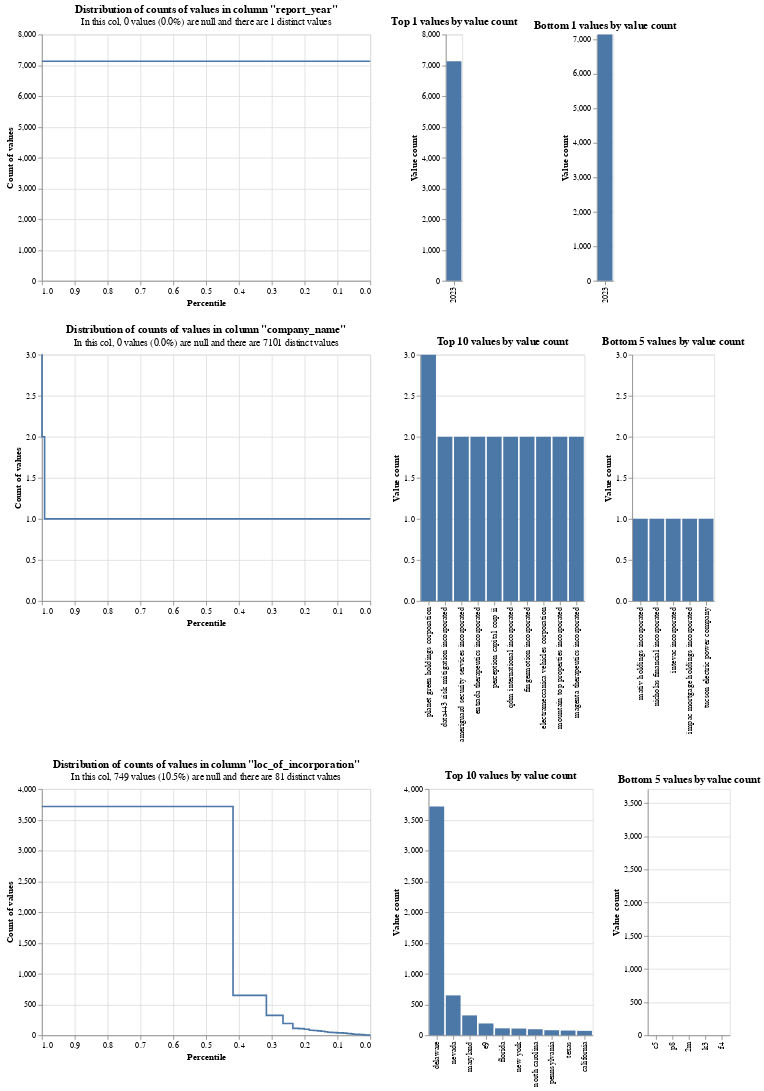

This figure's notebook cell:
### Code cell
profile_columns(sec_match_df[match_cols], db_api=DuckDBAPI(), top_n=10, bottom_n=5)

### Figure 1 — Vega-Lite specification as saved in the notebook (floating-point values rounded to 4 significant figures)
{"config": {"view": {"continuousWidth": 400, "continuousHeight": 300}}, "vconcat": [{"hconcat": [{"mark": {"type": "line", "interpolate": "step-before"}, "data": {"values": [{"percentile_ex_nulls": 0.0, "percentile_inc_nulls": 0.0, "value_count": 7131, "group_name": "_report_year_", "total_non_null_rows": 7131, "total_rows_inc_nulls": 7131, "sum_tokens_in_value_count_group": 7131.0, "distinct_value_count": 1}, {"percentile_ex_nulls": 1.0, "percentile_inc_nulls": 1.0, "value_count": 7131, "group_name": "_report_year_", "total_non_null_rows": 7131, "total_rows_inc_nulls": 7131, "sum_tokens_in_value_count_group": 7131.0, "distinct_value_count": 1}]}, "encoding": {"tooltip": [{"field": "value_count", "type": "quantitative"}, {"field": "percentile_ex_nulls", "type": "quantitative"}, {"field": "percentile_inc_nulls", "type": "quantitative"}, {"field": "total_non_null_rows", "type": "quantitative"}, {"field": "total_rows_inc_nulls", "type": "quantitative"}], "x": {"field": "percentile_ex_nulls", "sort": "descending", "title": "Percentile", "type": "quantitative"}, "y": {"field": "value_count", "title": "Count of values", "type": "quantitative"}}, "title": {"text": "Distribution of counts of values in column \"report_year\"", "subtitle": "In this col, 0 values (0.0%) are null and there are 1 distinct values"}}, {"mark": "bar", "data": {"values": [{"value_count": 7131, "group_name": "_report_year_", "value": "2023", "total_non_null_rows": 7131, "total_rows_inc_nulls": 7131, "distinct_value_count": 1}]}, "encoding": {"tooltip": [{"field": "value", "type": "nominal"}, {"field": "value_count", "type": "quantitative"}, {"field": "total_non_null_rows", "type": "quantitative"}, {"field": "total_rows_inc_nulls", "type": "quantitative"}], "x": {"field": "value", "sort": "-y", "title": null, "type": "nominal"}, "y": {"field": "value_count", "title": "Value count", "type": "quantitative"}}, "title": "Top 1 values by value count"}, {"mark": "bar", "data": {"values": [{"value_count": 7131, "group_name": "_report_year_", "value": "2023", "total_non_null_rows": 7131, "total_rows_inc_nulls": 7131, "distinct_value_count": 1}]}, "encoding": {"tooltip": [{"field": "value", "type": "nominal"}, {"field": "value_count", "type": "quantitative"}, {"field": "total_non_null_rows", "type": "quantitative"}, {"field": "total_rows_inc_nulls", "type": "quantitative"}], "x": {"field": "value", "sort": "-y", "title": null, "type": "nominal"}, "y": {"field": "value_count", "scale": {"domain": [0, 7131]}, "title": "Value count", "type": "quantitative"}}, "title": "Bottom 1 values by value count"}]}, {"hconcat": [{"mark": {"type": "line", "interpolate": "step-before"}, "data": {"values": [{"percentile_ex_nulls": 0.9996, "percentile_inc_nulls": 0.9996, "value_count": 3, "group_name": "_company_name_", "total_non_null_rows": 7131, "total_rows_inc_nulls": 7131, "sum_tokens_in_value_count_group": 3.0, "distinct_value_count": 7101}, {"percentile_ex_nulls": 0.9917, "percentile_inc_nulls": 0.9917, "value_count": 2, "group_name": "_company_name_", "total_non_null_rows": 7131, "total_rows_inc_nulls": 7131, "sum_tokens_in_value_count_group": 56.0, "distinct_value_count": 7101}, {"percentile_ex_nulls": 0.0, "percentile_inc_nulls": 0.0, "value_count": 1, "group_name": "_company_name_", "total_non_null_rows": 7131, "total_rows_inc_nulls": 7131, "sum_tokens_in_value_count_group": 7072.0, "distinct_value_count": 7101}, {"percentile_ex_nulls": 1.0, "percentile_inc_nulls": 1.0, "value_count": 3, "group_name": "_company_name_", "total_non_null_rows": 7131, "total_rows_inc_nulls": 7131, "sum_tokens_in_value_count_group": 3.0, "distinct_value_count": 7101}]}, "encoding": {"tooltip": [{"field": "value_count", "type": "quantitative"}, {"field": "percentile_ex_nulls", "type": "quantitative"}, {"field": "percentile_inc_nulls", "type": "quantitative"}, {"field": "total_non_null_rows", "type": "quantitative"}, {"field": "total_rows_inc_nulls", "type": "quantitative"}], "x": {"field": "percentile_ex_nulls", "sort": "descending", "title": "Percentile", "type": "quantitative"}, "y": {"field": "value_count", "title": "Count of values", "type": "quantitative"}}, "title": {"text": "Distribution of counts of values in column \"company_name\"", "subtitle": "In this col, 0 values (0.0%) are null and there are 7101 distinct values"}}, {"mark": "bar", "data": {"values": [{"value_count": 3, "group_name": "_company_name_", "value": "planet green holdings corporation", "total_non_null_rows": 7131, "total_rows_inc_nulls": 7131, "distinct_value_count": 7101}, {"value_count": 2, "group_name": "_company_name_", "value": "data443 risk mitigation incorporated", "total_non_null_rows": 7131, "total_rows_inc_nulls": 7131, "distinct_value_count": 7101}, {"value_count": 2, "group_name": "_company_name_", "value": "ameriguard security services incorporated", "total_non_null_rows": 7131, "total_rows_inc_nulls": 7131, "distinct_value_count": 7101}, {"value_count": 2, "group_name": "_company_name_", "value": "entrada therapeutics incorporated", "total_non_null_rows": 7131, "total_rows_inc_nulls": 7131, "distinct_value_count": 7101}, {"value_count": 2, "group_name": "_company_name_", "value": "perception capital corp ii", "total_non_null_rows": 7131, "total_rows_inc_nulls": 7131, "distinct_value_count": 7101}, {"value_count": 2, "group_name": "_company_name_", "value": "qdm international incorporated", "total_non_null_rows": 7131, "total_rows_inc_nulls": 7131, "distinct_value_count": 7101}, {"value_count": 2, "group_name": "_company_name_", "value": "fingermotion incorporated", "total_non_null_rows": 7131, "total_rows_inc_nulls": 7131, "distinct_value_count": 7101}, {"value_count": 2, "group_name": "_company_name_", "value": "electrameccanica vehicles corporation", "total_non_null_rows": 7131, "total_rows_inc_nulls": 7131, "distinct_value_count": 7101}, {"value_count": 2, "group_name": "_company_name_", "value": "mountain top properties incorporated", "total_non_null_rows": 7131, "total_rows_inc_nulls": 7131, "distinct_value_count": 7101}, {"value_count": 2, "group_name": "_company_name_", "value": "magenta therapeutics incorporated", "total_non_null_rows": 7131, "total_rows_inc_nulls": 7131, "distinct_value_count": 7101}]}, "encoding": {"tooltip": [{"field": "value", "type": "nominal"}, {"field": "value_count", "type": "quantitative"}, {"field": "total_non_null_rows", "type": "quantitative"}, {"field": "total_rows_inc_nulls", "type": "quantitative"}], "x": {"field": "value", "sort": "-y", "title": null, "type": "nominal"}, "y": {"field": "value_count", "title": "Value count", "type": "quantitative"}}, "title": "Top 10 values by value count"}, {"mark": "bar", "data": {"values": [{"value_count": 1, "group_name": "_company_name_", "value": "mativ holdings incorporated", "total_non_null_rows": 7131, "total_rows_inc_nulls": 7131, "distinct_value_count": 7101}, {"value_count": 1, "group_name": "_company_name_", "value": "nicholas financial incorporated", "total_non_null_rows": 7131, "total_rows_inc_nulls": 7131, "distinct_value_count": 7101}, {"value_count": 1, "group_name": "_company_name_", "value": "intevac incorporated", "total_non_null_rows": 7131, "total_rows_inc_nulls": 7131, "distinct_value_count": 7101}, {"value_count": 1, "group_name": "_company_name_", "value": "impac mortgage holdings incorporated", "total_non_null_rows": 7131, "total_rows_inc_nulls": 7131, "distinct_value_count": 7101}, {"value_count": 1, "group_name": "_company_name_", "value": "tucson electric power company", "total_non_null_rows": 7131, "total_rows_inc_nulls": 7131, "distinct_value_count": 7101}]}, "encoding": {"tooltip": [{"field": "value", "type": "nominal"}, {"field": "value_count", "type": "quantitative"}, {"field": "total_non_null_rows", "type": "quantitative"}, {"field": "total_rows_inc_nulls", "type": "quantitative"}], "x": {"field": "value", "sort": "-y", "title": null, "type": "nominal"}, "y": {"field": "value_count", "scale": {"domain": [0, 3]}, "title": "Value count", "type": "quantitative"}}, "title": "Bottom 5 values by value count"}]}, {"hconcat": [{"mark": {"type": "line", "interpolate": "step-before"}, "data": {"values": [{"percentile_ex_nulls": 0.4179, "percentile_inc_nulls": 0.479, "value_count": 3715, "group_name": "_loc_of_incorporation_", "total_non_null_rows": 6382, "total_rows_inc_nulls": 7131, "sum_tokens_in_value_count_group": 3715.0, "distinct_value_count": 81}, {"percentile_ex_nulls": 0.3164, "percentile_inc_nulls": 0.3882, "value_count": 648, "group_name": "_loc_of_incorporation_", "total_non_null_rows": 6382, "total_rows_inc_nulls": 7131, "sum_tokens_in_value_count_group": 648.0, "distinct_value_count": 81}, {"percentile_ex_nulls": 0.2657, "percentile_inc_nulls": 0.3429, "value_count": 323, "group_name": "_loc_of_incorporation_", "total_non_null_rows": 6382, "total_rows_inc_nulls": 7131, "sum_tokens_in_value_count_group": 323.0, "distinct_value_count": 81}, {"percentile_ex_nulls": 0.2357, "percentile_inc_nulls": 0.3159, "value_count": 192, "group_name": "_loc_of_incorporation_", "total_non_null_rows": 6382, "total_rows_inc_nulls": 7131, "sum_tokens_in_value_count_group": 192.0, "distinct_value_count": 81}, {"percentile_ex_nulls": 0.218, "percentile_inc_nulls": 0.3001, "value_count": 113, "group_name": "_loc_of_incorporation_", "total_non_null_rows": 6382, "total_rows_inc_nulls": 7131, "sum_tokens_in_value_count_group": 113.0, "distinct_value_count": 81}, {"percentile_ex_nulls": 0.2009, "percentile_inc_nulls": 0.2848, "value_count": 109, "group_name": "_loc_of_incorporation_", "total_non_null_rows": 6382, "total_rows_inc_nulls": 7131, "sum_tokens_in_value_count_group": 109.0, "distinct_value_count": 81}, {"percentile_ex_nulls": 0.1855, "percentile_inc_nulls": 0.2711, "value_count": 98, "group_name": "_loc_of_incorporation_", "total_non_null_rows": 6382, "total_rows_inc_nulls": 7131, "sum_tokens_in_value_count_group": 98.0, "distinct_value_count": 81}, {"percentile_ex_nulls": 0.1727, "percentile_inc_nulls": 0.2596, "value_count": 82, "group_name": "_loc_of_incorporation_", "total_non_null_rows": 6382, "total_rows_inc_nulls": 7131, "sum_tokens_in_value_count_group": 82.0, "distinct_value_count": 81}, {"percentile_ex_nulls": 0.1606, "percentile_inc_nulls": 0.2488, "value_count": 77, "group_name": "_loc_of_incorporation_", "total_non_null_rows": 6382, "total_rows_inc_nulls": 7131, "sum_tokens_in_value_count_group": 77.0, "distinct_value_count": 81}, {"percentile_ex_nulls": 0.1493, "percentile_inc_nulls": 0.2387, "value_count": 72, "group_name": "_loc_of_incorporation_", "total_non_null_rows": 6382, "total_rows_inc_nulls": 7131, "sum_tokens_in_value_count_group": 72.0, "distinct_value_count": 81}, {"percentile_ex_nulls": 0.139, "percentile_inc_nulls": 0.2294, "value_count": 66, "group_name": "_loc_of_incorporation_", "total_non_null_rows": 6382, "total_rows_inc_nulls": 7131, "sum_tokens_in_value_count_group": 66.0, "distinct_value_count": 81}, {"percentile_ex_nulls": 0.1299, "percentile_inc_nulls": 0.2213, "value_count": 58, "group_name": "_loc_of_incorporation_", "total_non_null_rows": 6382, "total_rows_inc_nulls": 7131, "sum_tokens_in_value_count_group": 58.0, "distinct_value_count": 81}, {"percentile_ex_nulls": 0.1222, "percentile_inc_nulls": 0.2144, "value_count": 49, "group_name": "_loc_of_incorporation_", "total_non_null_rows": 6382, "total_rows_inc_nulls": 7131, "sum_tokens_in_value_count_group": 49.0, "distinct_value_count": 81}, {"percentile_ex_nulls": 0.1147, "percentile_inc_nulls": 0.2077, "value_count": 48, "group_name": "_loc_of_incorporation_", "total_non_null_rows": 6382, "total_rows_inc_nulls": 7131, "sum_tokens_in_value_count_group": 48.0, "distinct_value_count": 81}, {"percentile_ex_nulls": 0.1076, "percentile_inc_nulls": 0.2014, "value_count": 45, "group_name": "_loc_of_incorporation_", "total_non_null_rows": 6382, "total_rows_inc_nulls": 7131, "sum_tokens_in_value_count_group": 45.0, "distinct_value_count": 81}, {"percentile_ex_nulls": 0.1011, "percentile_inc_nulls": 0.1955, "value_count": 42, "group_name": "_loc_of_incorporation_", "total_non_null_rows": 6382, "total_rows_inc_nulls": 7131, "sum_tokens_in_value_count_group": 42.0, "distinct_value_count": 81}, {"percentile_ex_nulls": 0.08853, "percentile_inc_nulls": 0.1843, "value_count": 40, "group_name": "_loc_of_incorporation_", "total_non_null_rows": 6382, "total_rows_inc_nulls": 7131, "sum_tokens_in_value_count_group": 80.0, "distinct_value_count": 81}, {"percentile_ex_nulls": 0.08242, "percentile_inc_nulls": 0.1788, "value_count": 39, "group_name": "_loc_of_incorporation_", "total_non_null_rows": 6382, "total_rows_inc_nulls": 7131, "sum_tokens_in_value_count_group": 39.0, "distinct_value_count": 81}, {"percentile_ex_nulls": 0.07678, "percentile_inc_nulls": 0.1737, "value_count": 36, "group_name": "_loc_of_incorporation_", "total_non_null_rows": 6382, "total_rows_inc_nulls": 7131, "sum_tokens_in_value_count_group": 36.0, "distinct_value_count": 81}, {"percentile_ex_nulls": 0.07129, "percentile_inc_nulls": 0.1688, "value_count": 35, "group_name": "_loc_of_incorporation_", "total_non_null_rows": 6382, "total_rows_inc_nulls": 7131, "sum_tokens_in_value_count_group": 35.0, "distinct_value_count": 81}, {"percentile_ex_nulls": 0.06675, "percentile_inc_nulls": 0.1648, "value_count": 29, "group_name": "_loc_of_incorporation_", "total_non_null_rows": 6382, "total_rows_inc_nulls": 7131, "sum_tokens_in_value_count_group": 29.0, "distinct_value_count": 81}, {"percentile_ex_nulls": 0.05829, "percentile_inc_nulls": 0.1572, "value_count": 27, "group_name": "_loc_of_incorporation_", "total_non_null_rows": 6382, "total_rows_inc_nulls": 7131, "sum_tokens_in_value_count_group": 54.0, "distinct_value_count": 81}, {"percentile_ex_nulls": 0.05469, "percentile_inc_nulls": 0.154, "value_count": 23, "group_name": "_loc_of_incorporation_", "total_non_null_rows": 6382, "total_rows_inc_nulls": 7131, "sum_tokens_in_value_count_group": 23.0, "distinct_value_count": 81}, {"percentile_ex_nulls": 0.05155, "percentile_inc_nulls": 0.1512, "value_count": 20, "group_name": "_loc_of_incorporation_", "total_non_null_rows": 6382, "total_rows_inc_nulls": 7131, "sum_tokens_in_value_count_group": 20.0, "distinct_value_count": 81}, {"percentile_ex_nulls": 0.04857, "percentile_inc_nulls": 0.1485, "value_count": 19, "group_name": "_loc_of_incorporation_", "total_non_null_rows": 6382, "total_rows_inc_nulls": 7131, "sum_tokens_in_value_count_group": 19.0, "distinct_value_count": 81}, {"percentile_ex_nulls": 0.04325, "percentile_inc_nulls": 0.1437, "value_count": 17, "group_name": "_loc_of_incorporation_", "total_non_null_rows": 6382, "total_rows_inc_nulls": 7131, "sum_tokens_in_value_count_group": 34.0, "distinct_value_count": 81}, {"percentile_ex_nulls": 0.0362, "percentile_inc_nulls": 0.1374, "value_count": 15, "group_name": "_loc_of_incorporation_", "total_non_null_rows": 6382, "total_rows_inc_nulls": 7131, "sum_tokens_in_value_count_group": 45.0, "distinct_value_count": 81}, {"percentile_ex_nulls": 0.03181, "percentile_inc_nulls": 0.1335, "value_count": 14, "group_name": "_loc_of_incorporation_", "total_non_null_rows": 6382, "total_rows_inc_nulls": 7131, "sum_tokens_in_value_count_group": 28.0, "distinct_value_count": 81}, {"percentile_ex_nulls": 0.02773, "percentile_inc_nulls": 0.1299, "value_count": 13, "group_name": "_loc_of_incorporation_", "total_non_null_rows": 6382, "total_rows_inc_nulls": 7131, "sum_tokens_in_value_count_group": 26.0, "distinct_value_count": 81}, {"percentile_ex_nulls": 0.02429, "percentile_inc_nulls": 0.1268, "value_count": 11, "group_name": "_loc_of_incorporation_", "total_non_null_rows": 6382, "total_rows_inc_nulls": 7131, "sum_tokens_in_value_count_group": 22.0, "distinct_value_count": 81}, {"percentile_ex_nulls": 0.02115, "percentile_inc_nulls": 0.124, "value_count": 10, "group_name": "_loc_of_incorporation_", "total_non_null_rows": 6382, "total_rows_inc_nulls": 7131, "sum_tokens_in_value_count_group": 20.0, "distinct_value_count": 81}, {"percentile_ex_nulls": 0.01974, "percentile_inc_nulls": 0.1227, "value_count": 9, "group_name": "_loc_of_incorporation_", "total_non_null_rows": 6382, "total_rows_inc_nulls": 7131, "sum_tokens_in_value_count_group": 9.0, "distinct_value_count": 81}, {"percentile_ex_nulls": 0.01849, "percentile_inc_nulls": 0.1216, "value_count": 8, "group_name": "_loc_of_incorporation_", "total_non_null_rows": 6382, "total_rows_inc_nulls": 7131, "sum_tokens_in_value_count_group": 8.0, "distinct_value_count": 81}, {"percentile_ex_nulls": 0.0163, "percentile_inc_nulls": 0.1196, "value_count": 7, "group_name": "_loc_of_incorporation_", "total_non_null_rows": 6382, "total_rows_inc_nulls": 7131, "sum_tokens_in_value_count_group": 14.0, "distinct_value_count": 81}, {"percentile_ex_nulls": 0.01348, "percentile_inc_nulls": 0.1171, "value_count": 6, "group_name": "_loc_of_incorporation_", "total_non_null_rows": 6382, "total_rows_inc_nulls": 7131, "sum_tokens_in_value_count_group": 18.0, "distinct_value_count": 81}, {"percentile_ex_nulls": 0.01113, "percentile_inc_nulls": 0.115, "value_count": 5, "group_name": "_loc_of_incorporation_", "total_non_null_rows": 6382, "total_rows_inc_nulls": 7131, "sum_tokens_in_value_count_group": 15.0, "distinct_value_count": 81}, {"percentile_ex_nulls": 0.007364, "percentile_inc_nulls": 0.1116, "value_count": 4, "group_name": "_loc_of_incorporation_", "total_non_null_rows": 6382, "total_rows_inc_nulls": 7131, "sum_tokens_in_value_count_group": 24.0, "distinct_value_count": 81}, {"percentile_ex_nulls": 0.004074, "percentile_inc_nulls": 0.1087, "value_count": 3, "group_name": "_loc_of_incorporation_", "total_non_null_rows": 6382, "total_rows_inc_nulls": 7131, "sum_tokens_in_value_count_group": 21.0, "distinct_value_count": 81}, {"percentile_ex_nulls": 0.001567, "percentile_inc_nulls": 0.1064, "value_count": 2, "group_name": "_loc_of_incorporation_", "total_non_null_rows": 6382, "total_rows_inc_nulls": 7131, "sum_tokens_in_value_count_group": 16.0, "distinct_value_count": 81}, {"percentile_ex_nulls": 0.0, "percentile_inc_nulls": 0.105, "value_count": 1, "group_name": "_loc_of_incorporation_", "total_non_null_rows": 6382, "total_rows_inc_nulls": 7131, "sum_tokens_in_value_count_group": 10.0, "distinct_value_count": 81}, {"percentile_ex_nulls": 1.0, "percentile_inc_nulls": 1.0, "value_count": 3715, "group_name": "_loc_of_incorporation_", "total_non_null_rows": 6382, "total_rows_inc_nulls": 7131, "sum_tokens_in_value_count_group": 3715.0, "distinct_value_count": 81}]}, "encoding": {"tooltip": [{"field": "value_count", "type": "quantitative"}, {"field": "percentile_ex_nulls", "type": "quantitative"}, {"field": "percentile_inc_nulls", "type": "quantitative"}, {"field": "total_non_null_rows", "type": "quantitative"}, {"field": "total_rows_inc_nulls", "type": "quantitative"}], "x": {"field": "percentile_ex_nulls", "sort": "descending", "title": "Percentile", "type": "quantitative"}, "y": {"field": "value_count", "title": "Count of values", "type": "quantitative"}}, "title": {"text": "Distribution of counts of values in column \"loc_of_incorporation\"", "subtitle": "In this col, 749 values (10.5%) are null and there are 81 distinct values"}}, {"mark": "bar", "data": {"values": [{"value_count": 3715, "group_name": "_loc_of_incorporation_", "value": "delaware", "total_non_null_rows": 6382, "total_rows_inc_nulls": 7131, "distinct_value_count": 81}, {"value_count": 648, "group_name": "_loc_of_incorporation_", "value": "nevada", "total_non_null_rows": 6382, "total_rows_inc_nulls": 7131, "distinct_value_count": 81}, {"value_count": 323, "group_name": "_loc_of_incorporation_", "value": "maryland", "total_non_null_rows": 6382, "total_rows_inc_nulls": 7131, "distinct_value_count": 81}, {"value_count": 192, "group_name": "_loc_of_incorporation_", "value": "e9", "total_non_null_rows": 6382, "total_rows_inc_nulls": 7131, "distinct_value_count": 81}, {"value_count": 113, "group_name": "_loc_of_incorporation_", "value": "florida", "total_non_null_rows": 6382, "total_rows_inc_nulls": 7131, "distinct_value_count": 81}, {"value_count": 109, "group_name": "_loc_of_incorporation_", "value": "new york", "total_non_null_rows": 6382, "total_rows_inc_nulls": 7131, "distinct_value_count": 81}, {"value_count": 98, "group_name": "_loc_of_incorporation_", "value": "north carolina", "total_non_null_rows": 6382, "total_rows_inc_nulls": 7131, "distinct_value_count": 81}, {"value_count": 82, "group_name": "_loc_of_incorporation_", "value": "pennsylvania", "total_non_null_rows": 6382, "total_rows_inc_nulls": 7131, "distinct_value_count": 81}, {"value_count": 77, "group_name": "_loc_of_incorporation_", "value": "texas", "total_non_null_rows": 6382, "total_rows_inc_nulls": 7131, "distinct_value_count": 81}, {"value_count": 72, "group_name": "_loc_of_incorporation_", "value": "california", "total_non_null_rows": 6382, "total_rows_inc_nulls": 7131, "distinct_value_count": 81}]}, "encoding": {"tooltip": [{"field": "value", "type": "nominal"}, {"field": "value_count", "type": "quantitative"}, {"field": "total_non_null_rows", "type": "quantitative"}, {"field": "total_rows_inc_nulls", "type": "quantitative"}], "x": {"field": "value", "sort": "-y", "title": null, "type": "nominal"}, "y": {"field": "value_count", "title": "Value count", "type": "quantitative"}}, "title": "Top 10 values by value count"}, {"mark": "bar", "data": {"values": [{"value_count": 1, "group_name": "_loc_of_incorporation_", "value": "c5", "total_non_null_rows": 6382, "total_rows_inc_nulls": 7131, "distinct_value_count": 81}, {"value_count": 1, "group_name": "_loc_of_incorporation_", "value": "p8", "total_non_null_rows": 6382, "total_rows_inc_nulls": 7131, "distinct_value_count": 81}, {"value_count": 1, "group_name": "_loc_of_incorporation_", "value": "2m", "total_non_null_rows": 6382, "total_rows_inc_nulls": 7131, "distinct_value_count": 81}, {"value_count": 1, "group_name": "_loc_of_incorporation_", "value": "k3", "total_non_null_rows": 6382, "total_rows_inc_nulls": 7131, "distinct_value_count": 81}, {"value_count": 1, "group_name": "_loc_of_incorporation_", "value": "f4", "total_non_null_rows": 6382, "total_rows_inc_nulls": 7131, "distinct_value_count": 81}]}, "encoding": {"tooltip": [{"field": "value", "type": "nominal"}, {"field": "value_count", "type": "quantitative"}, {"field": "total_non_null_rows", "type": "quantitative"}, {"field": "total_rows_inc_nulls", "type": "quantitative"}], "x": {"field": "value", "sort": "-y", "title": null, "type": "nominal"}, "y": {"field": "value_count", "scale": {"domain": [0, 3715]}, "title": "Value count", "type": "quantitative"}}, "title": "Bottom 5 values by value count"}]}], "$schema": "https://vega.github.io/schema/vega-lite/v5.9.3.json"}
